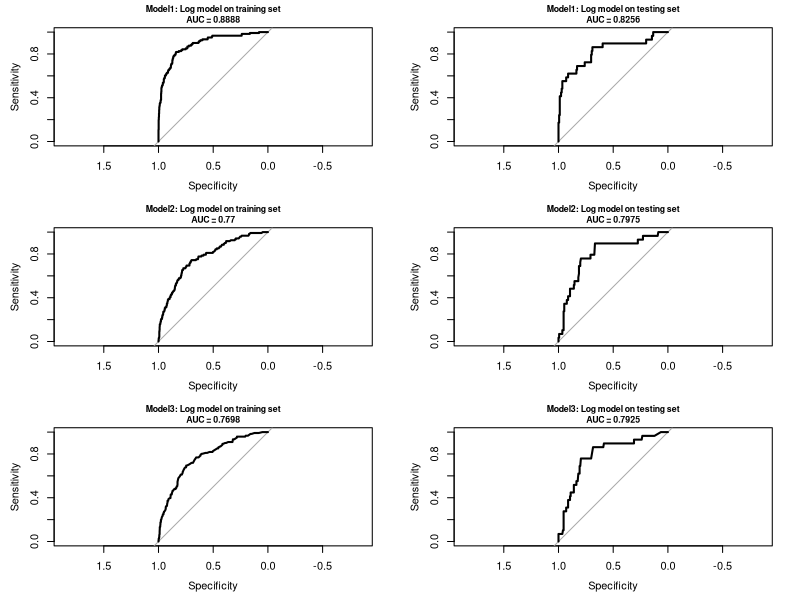

The R source for this figure:
library(rpart)
library(pROC)
# set file path and read csv file
setwd('H:/GPEL_HPENVY/Documents/UNSW/07_ZZBU6511/Assessment3/')
employees <- read.csv(file = 'employees2.csv')
# Add new binary variables to the employees data frame
employees$Is.Attrition = ifelse(employees$Attrition == "Yes", 1, 0)
employees$Over18 <- NULL  # Don't include Over18 since all response is Yes.

set.seed(57)
rows <- sample(nrow(employees), 0.8*nrow(employees))
training <- employees[rows, ]
testing <- employees[-rows, ]
# Create the models
logmod1 <- glm(
  formula = Is.Attrition ~ . - Attrition - Is.Attrition,
  data = training,
  family = binomial()
)
logmod2 <- glm(
  formula = Is.Attrition ~ BusinessTravel +  EnvironmentSatisfaction +
    JobInvolvement + JobSatisfaction + NumCompaniesWorked + OverTime,
  data = training,
  family = binomial()
)
logmod3 <- glm(
  formula = Is.Attrition ~ BusinessTravel +  EnvironmentSatisfaction +
    JobInvolvement + JobSatisfaction + OverTime,
  data = training,
  family = binomial()
)
# Get the probabilities on training and testing
training$logprob1 <- predict(logmod1, newdata=training, type="response")
testing$logprob1 <- predict( logmod1, newdata=testing, type="response")
training$logprob2 <- predict( logmod2, newdata=training, type="response")
testing$logprob2 <- predict( logmod2, newdata=testing, type="response")
training$logprob3 <- predict( logmod3, newdata=training, type="response")
testing$logprob3 <- predict( logmod3, newdata=testing, type="response")
# Get the ROC curves on training and testing
training.logroc1 <- roc(Is.Attrition ~ logprob1, data=training, plot=FALSE, quiet=TRUE
)
testing.logroc1 <- roc(Is.Attrition ~ logprob1, data=testing, plot=FALSE, quiet=TRUE
)
training.logroc2 <- roc(Is.Attrition ~ logprob2, data=training, plot=FALSE, quiet=TRUE
)
testing.logroc2 <- roc(Is.Attrition ~ logprob2, data=testing, plot=FALSE, quiet=TRUE
)
training.logroc3 <- roc(Is.Attrition ~ logprob3, data=training, plot=FALSE, quiet=TRUE
)
testing.logroc3 <- roc(Is.Attrition ~ logprob3, data=testing, plot=FALSE, quiet=TRUE
)
# Plot the ROC curves and show AUC
par(mfrow=c(3, 2), cex.main=0.8)
plot(
  training.logroc1,
  main=paste("Model1: Log model on training set\nAUC =", round(training.logroc1$auc, digits=4))
)
plot(
  testing.logroc1,
  main=paste("Model1: Log model on testing set\nAUC =", round(testing.logroc1$auc, digits=4))
)
plot(
  training.logroc2,
  main=paste("Model2: Log model on training set\nAUC =", round(training.logroc2$auc, digits=4))
)
plot(
  testing.logroc2,
  main=paste("Model2: Log model on testing set\nAUC =", round(testing.logroc2$auc, digits=4))
)
plot(
  training.logroc3,
  main=paste("Model3: Log model on training set\nAUC =", round(training.logroc3$auc, digits=4))
)
plot(
  testing.logroc3,
  main=paste("Model3: Log model on testing set\nAUC =", round(testing.logroc3$auc, digits=4))
)